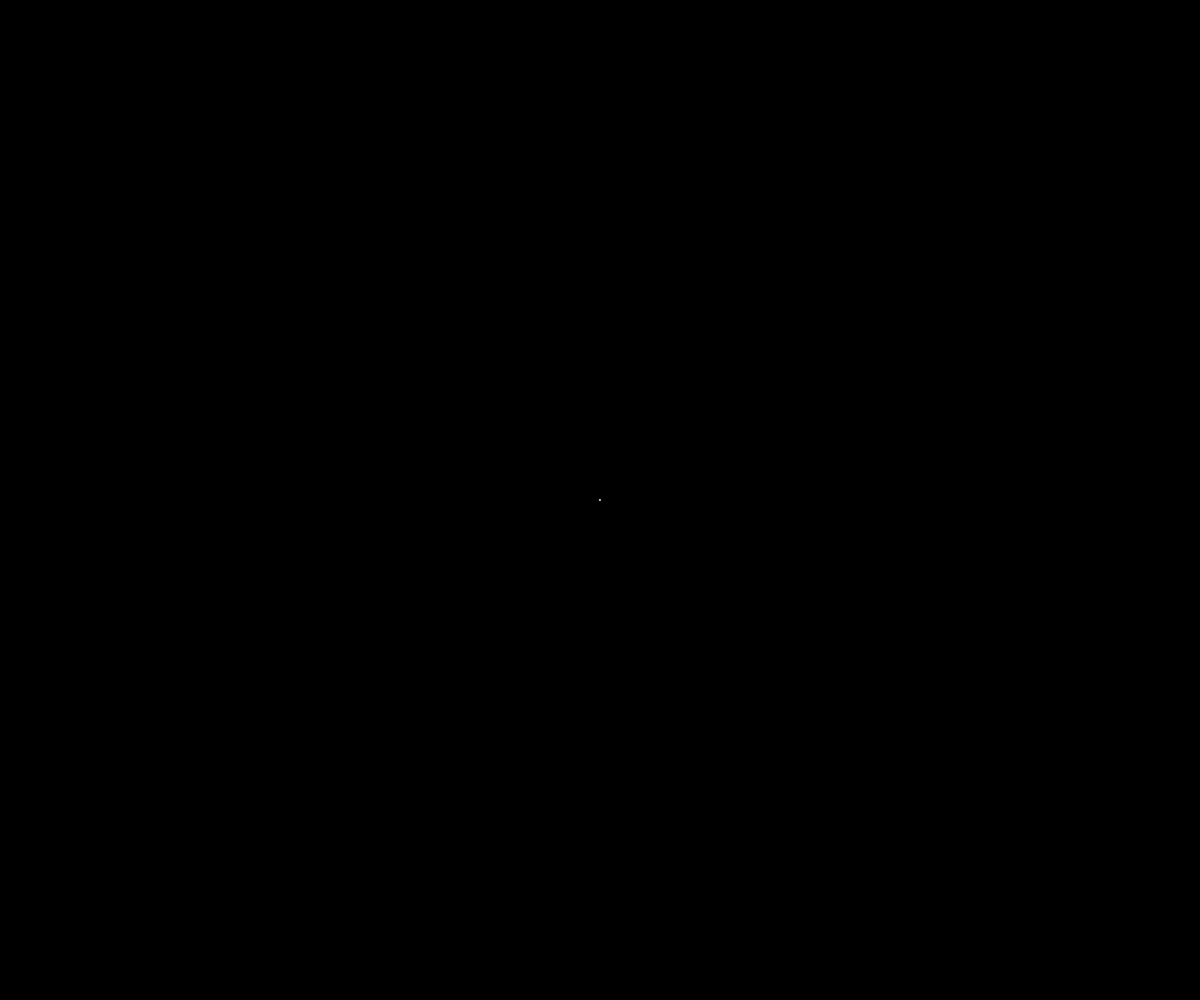
Frame 1 (no input)
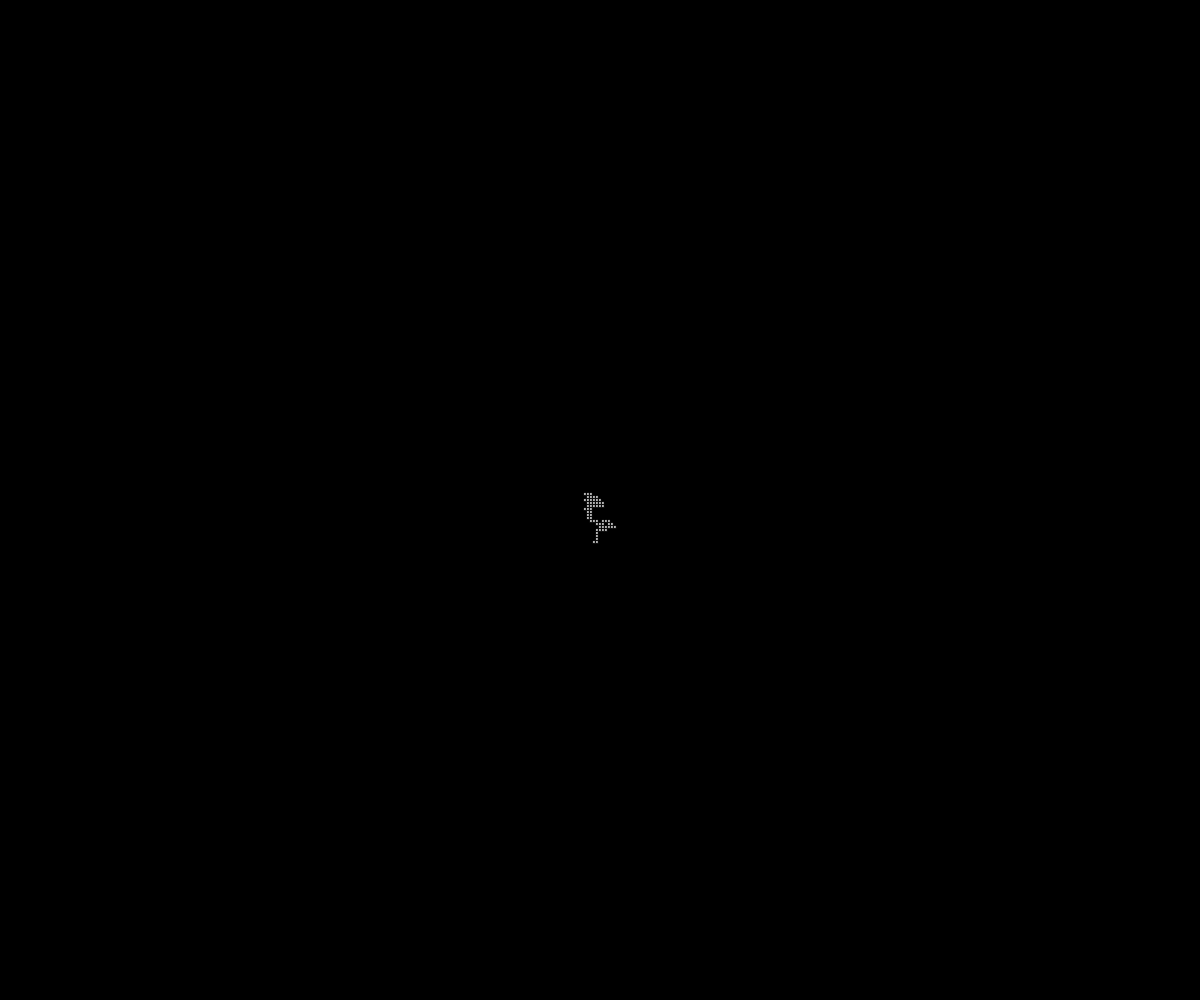
Frame 60 (no input)
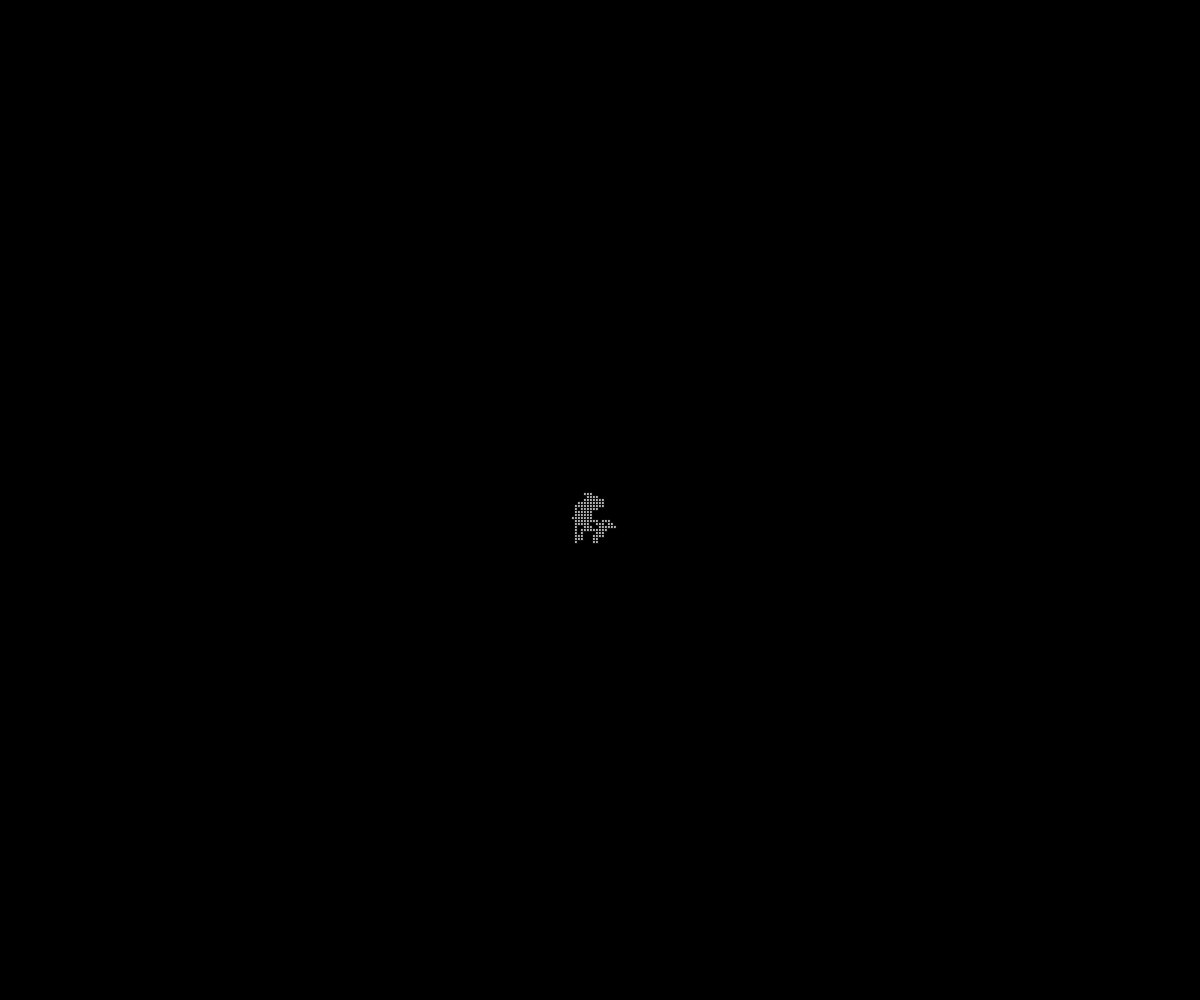
Frame 120 (the mouse pressed at the canvas centre since frame 60)

The p5.js sketch that drew these frames (run headless with seeded random() and noise() and a simulated clock; from frame 60 on, the mouse is pressed at the canvas centre):

// p5.js sketch
// ── sketch.js
let walker;
let path = [];

function setup() {
  createCanvas(windowWidth, windowHeight);
  background(0);
  walker = new Walker(width / 2, height / 2);
}

function draw() {
  while (path.includes(`${walker.x}${walker.y}`)) {
    walker.walk();
  }
  path.push(`${walker.x}${walker.y}`)
  walker.show();
}
// ── walker.js
function Walker(x, y) {
  this.x = x;
  this.y = y;
  this.w = 3;
  this.walk = function () {
    let choice = floor(random(4));
    if (choice === 0) {
      this.x += 3;
    } else if (choice === 1) {
      this.x -= 3;
    } else if (choice === 2) {
      this.y += 3;
    } else if (choice === 3) {
      this.y -= 3;
    }
    if (this.x > width || this.x < 0 || this.y > height || this.y < 0) {
      this.walk();
    } else {
      return;
    }
  }
  this.show = function () {
    fill(255);
    ellipse(this.x, this.y, this.w, this.w);
  }
}
